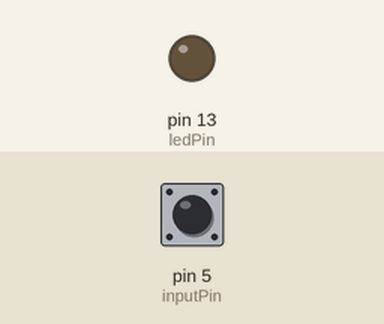
This sketch was run on a simulated Arduino Uno, built with avr-gcc and run on an emulated ATmega328P. Parts: output pins drawn as LEDs (lit = HIGH). The test bench sets the inputs (shaded band); at power-on: pin 5 (inputPin) HIGH.

Above: at 1.2 s.
1.3 s: pin 5 (inputPin) pulled LOW for 0.15 s
At 1.6 s:
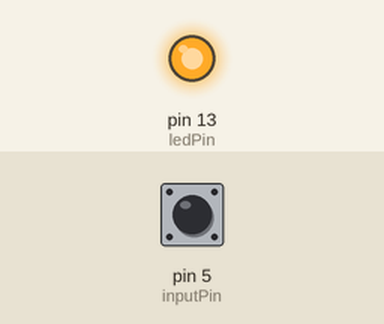
2.9 s: pin 5 (inputPin) pulled LOW for 1 s
At 4.0 s:
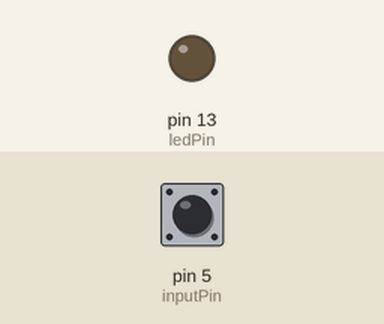
5.4 s: pin 5 (inputPin) pulled LOW for 3.2 s
At 5.9 s:
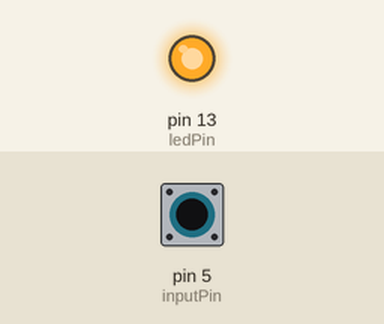
Timing chart, 0 to 8.4 s (numbered marks = the images above; inputs shaded):
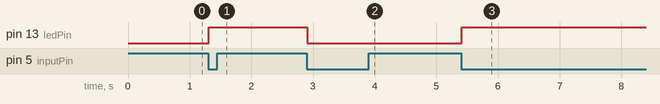

The sketch:

voltimeterTesting.ino
```cpp
#include <Bounce2.h>

const int inputPin = 5;
const int ledPin = 13;
int ledValue = LOW;
Bounce bouncer = Bounce();


void setup() {
  // put your setup code here, to run once:
  pinMode(inputPin, INPUT_PULLUP);
  pinMode(ledPin, OUTPUT);
  bouncer.attach(inputPin);
}

void loop() {
  // put your main code here, to run repeatedly:
  if (bouncer.update() && bouncer.read() == LOW) {
    ledValue = ! ledValue;
    digitalWrite(ledPin, ledValue);
  }
}
```

Measured:
- after the input at 1.3 s, pin 13 (ledPin): LOW → HIGH at once
- after the input at 2.9 s, pin 13 (ledPin): HIGH → LOW at once
- after the input at 5.4 s, pin 13 (ledPin): LOW → HIGH at once
